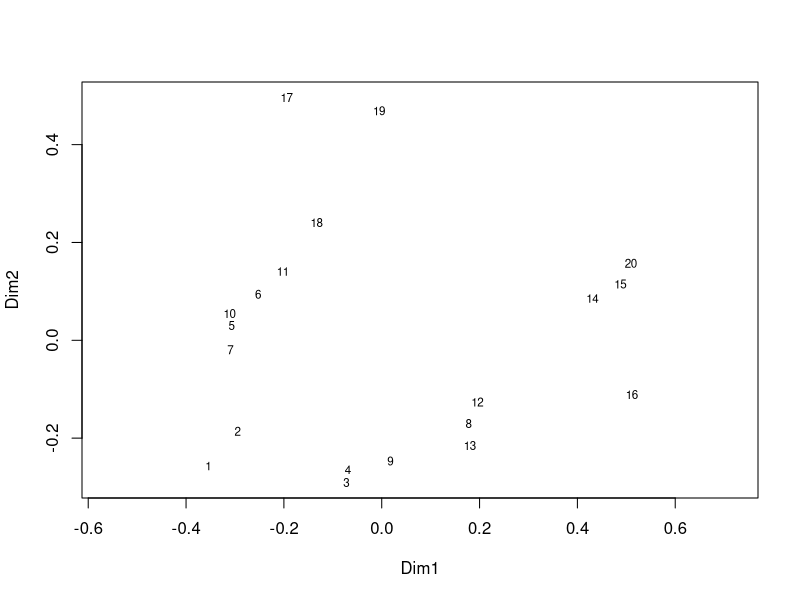
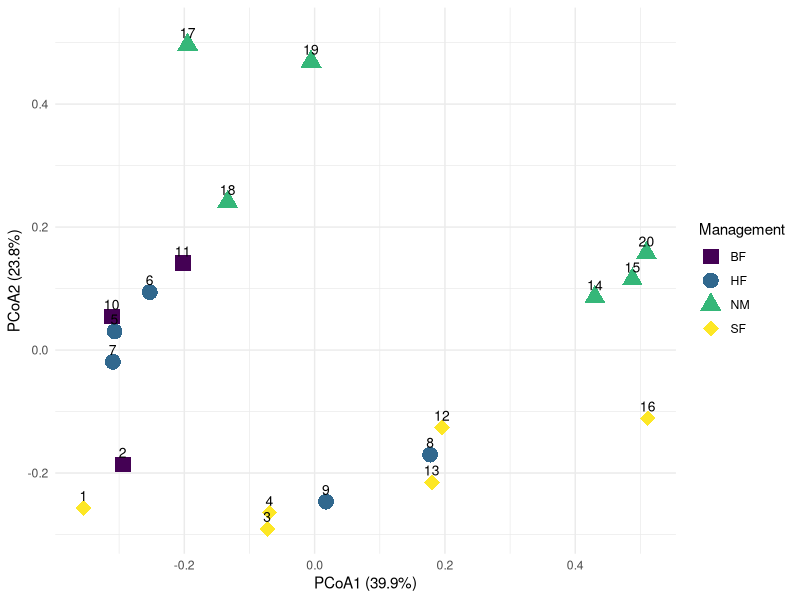

Write the R code that produced these figures, in order. (Note: this script raises an error after producing the figures.)
#' @title: PCoA for SEER
#' @author: Dean A. Erasmus
#' @description
#' Principal Coordinate Analysis for Soil Ecology and Entomology Research lab.

# setup ----------------

rm(list = ls())
getwd()

# packages
library(tidyverse)
library(vegan)

# data ----------------

# abundances; sample data; taxonomic data
data(dune); data(dune.env); data(dune.taxon)

# conserve the order of the data for joining later

# PCoA: Bray-Curtis ----------------

# calculate distance matrix first (required for PCoA)
dune_dist_bc <- vegdist(dune, method = 'bray')

dune_pcoa <- wcmdscale( # performs PCoA (weighted classical MDS)
  dune_dist_bc, # distance matrix
  k = 2, # number of intended dimensions (X and Y)
  eig = TRUE # return eigenvalues to calculate variance explained
)

# default plot
plot(dune_pcoa)

## PCoA plot data ----------------

# calculate variance explained per axis
pcoa_bc_vars <- round(100 * (dune_pcoa$eig / sum(dune_pcoa$eig)), 1)
pcoa_bc_vars[1:2] # percentage explained by Axis 1 and 2

# PCoA points + environmental variables
# order must be conserved (ID) to reliably join these data
dune_pcoa.df <- as_tibble(dune_pcoa$points) |> 
  bind_cols(dune.env) |>
  rownames_to_column('ID') |> 
  mutate(Method = 'Bray-Curtis') |> 
  rename(PCoA1 = Dim1, PCoA2 = Dim2)

dune_pcoa.df

## PCoA plot ----

dune_pcoa.gg <- dune_pcoa.df |> 
  
  # plot
  ggplot(aes(x = PCoA1, y = PCoA2, label = ID,
    shape = Management, colour = Management)) +
  
  # plot points
  geom_point(size = 5, alpha = 1) +
  scale_shape_manual(values = c(15, 16, 17, 18)) + # 4 management levels
  scale_color_viridis_d(option = 'D') +
  
  # plot text
  geom_text(col = 'black', size = 10, size.unit = 'pt',
    nudge_y = 0.02, nudge_x = 0) + # adjusted nudge for PCoA coordinate scale
  # remove colour to inherit above values
  
  # plot theme and axes
  labs(
    x = paste0("PCoA1 (", pcoa_bc_vars[1], "%)"),
    y = paste0("PCoA2 (", pcoa_bc_vars[2], "%)"),
    color = "Management", 
    shape = "Management"
  ) + 
  theme_minimal() +
  theme(legend.position = 'right')

dune_pcoa.gg # view plot

# save file as svg
ggsave(
  filename = 'plots/pcoa.svg', # file name and path
  plot = dune_pcoa.gg, # plot object to save
  width = 2048, height = 1536, # plot dimensions
  units = 'px', # units of plot dimensions (px = pixel)
  bg = 'transparent' # background colour (can be white)
)

# PCoA: Bray-Curtis + Jaccard ----------------

# Jaccard data
dune_dist_j <- vegdist(dune, method = 'jaccard')

dune_pcoa_j <- wcmdscale( 
  dune_dist_j, 
  k = 2, 
  eig = TRUE 
)

pcoa_j_vars <- round(100 * (dune_pcoa_j$eig / sum(dune_pcoa_j$eig)), 1)

# PCoA points
dune_pcoa.df_j <- as.data.frame(dune_pcoa_j$points) |> 
  bind_cols(dune.env) |>
  rownames_to_column('ID') |> 
  mutate(Method = 'Jaccard') |> 
  rename(PCoA1 = Dim1, PCoA2 = Dim2)

## Bray-Curtis + Jaccard plot data ----------------

dune_pcoa.df_new <- bind_rows(dune_pcoa.df, dune_pcoa.df_j)

## PCoA plot with 2 methods ----------------

dune_pcoa.gg_new <- dune_pcoa.df_new |> 
  
  # plot
  ggplot(aes(x = PCoA1, y = PCoA2, label = ID,
    shape = Management, colour = Method)) +

  # plot points
  geom_point(size = 5, alpha = 0.75) +
  scale_shape_manual(values = c(15, 16, 17, 18)) + # 4 management levels

  # plot theme and axes
  labs(
    x = "PCoA1", 
    y = "PCoA2", 
    color = "Method", # Corrected to mirror the mapped aesthetic mapping
    shape = "Management" 
  ) + 
  theme_minimal() +
  theme(legend.position = 'right')

dune_pcoa.gg_new # view plot

# save file as svg
ggsave(
  filename = 'plots/pcoa_BCJ.svg', # file name and path
  plot = dune_pcoa.gg_new, # plot object to save
  width = 2048, height = 1536, # plot dimensions
  units = 'px', # units of plot dimensions (px = pixel)
  bg = 'transparent' # background colour (can be white)
)

# save objects ----------------

save(dune_pcoa.gg, dune_pcoa.gg_new, file = 'R/pcoa_plots')
